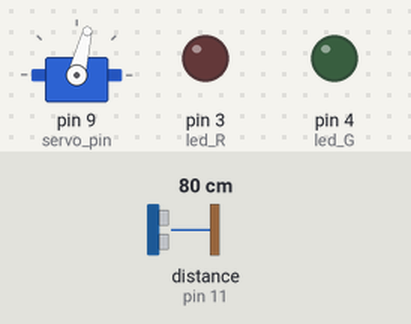
Recording of a sketch running on a simulated Arduino Uno, built with avr-gcc and run on an emulated ATmega328P. Parts: servo, output pins drawn as LEDs (lit = HIGH). Dashed ring = blinking. The test bench sets the inputs (shaded band); at power-on: distance to the obstacle (sensor on pin 11) 80 cm. The echo pulse lasts 58.3 µs per cm; what the sketch prints to the serial monitor is not drawn.

Above: at 1.2 s.
1.3 s: distance to the obstacle (sensor on pin 11) set to 2 cm
At 1.67 s:
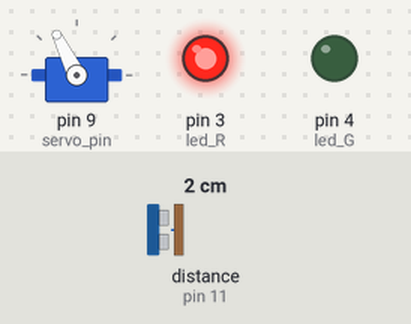
4.3 s: distance to the obstacle (sensor on pin 11) set to 18 cm
At 4.73 s:
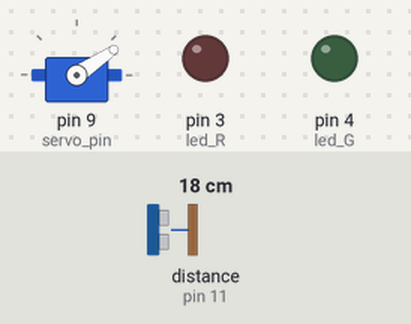
7.3 s: distance to the obstacle (sensor on pin 11) set to 4 cm
At 7.82 s:
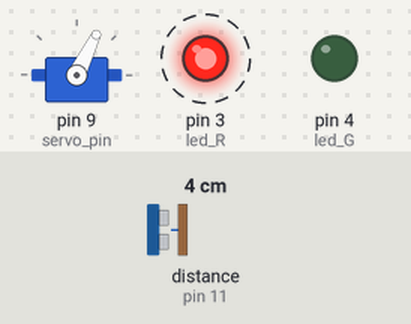
10.3 s: distance to the obstacle (sensor on pin 11) set to 35 cm
At 10.6 s:
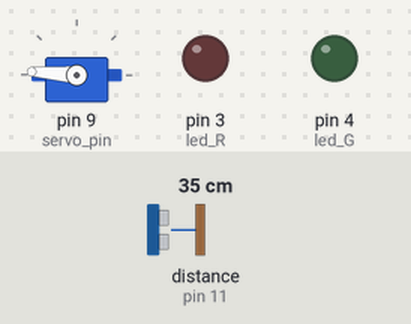
Timing chart, 0 to 14.3 s (numbered marks = the images above; inputs shaded):
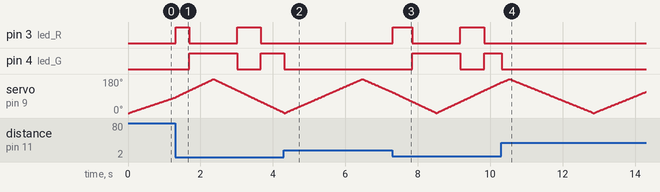

The sketch:

sonar_demo.ino
```cpp
#include <Servo.h>
#include <NewPing.h>

#define trigger_pin  12   // Arduino pin tied to trigger pin on the ultrasonic sensor.
#define echo_pin     11   // Arduino pin tied to echo pin on the ultrasonic sensor.
#define servo_pin     9
#define MAX_DISTANCE 400  // max afstand die wordt gemeten
#define led_R         3   // rode led
#define led_G         4   // groene led

NewPing ultrasoon(trigger_pin, echo_pin, MAX_DISTANCE);
Servo myservo;

int pos = 0; // positie servo
int distance;
int fase = 0;
void setup() {
  myservo.attach(servo_pin);
  Serial.begin(9600);
  myservo.write(pos);
  pinMode(led_R, OUTPUT);
  pinMode(led_G, OUTPUT);
  digitalWrite(led_R, LOW);
  digitalWrite(led_G, LOW);
}

void sonar() {
  distance = ultrasoon.ping_cm();
  Serial.print(distance);
  switch (fase) {
    case 0:
      myservo.write(pos);              // tell servo to go to position in variable 'pos'
      pos += 1;
      delay(10);
      if (pos >= 180) {
        fase = 1;
        break;
      }
      else {
        break;
      }
    case 1:
      myservo.write(pos);              // tell servo to go to position in variable 'pos'
      pos -= 1;
      delay(10);
      if (pos <= 0) {
        fase = 0;
        break;
      }
      else {
        break;
      }

  }
}

void loop() {
  sonar();

  if ((pos <= 60 || pos >= 120) && (distance <= 10)) {
    digitalWrite(led_R, LOW);
    digitalWrite(led_G, HIGH);
  }

  else if ((60 < pos < 120) && (distance <= 10)) {
    digitalWrite(led_R, HIGH);
    digitalWrite(led_G, LOW);
  }

  else
  {
    digitalWrite(led_R, LOW);
    digitalWrite(led_G, LOW);
  }

}
```

Measured:
- after the input at 1.3 s, pin 3 (led_R): LOW → HIGH at once, → LOW 0.38 s later, → HIGH 1.3 s later, → LOW 0.64 s later; pin 4 (led_G): LOW → HIGH after 0.40 s, → LOW 1.3 s later, → HIGH 0.64 s later
- after the input at 4.3 s, pin 3 (led_R): stays LOW (without the input it goes to HIGH after 0.68 s)
- after the input at 7.3 s, pin 3 (led_R): alternates HIGH for 0.59 s and LOW for 1.3 s, starting at once; pin 4 (led_G): LOW → HIGH after 0.54 s, → LOW 1.3 s later, → HIGH 0.65 s later
- after the input at 10.3 s, pin 3 (led_R): stops changing and stays LOW
